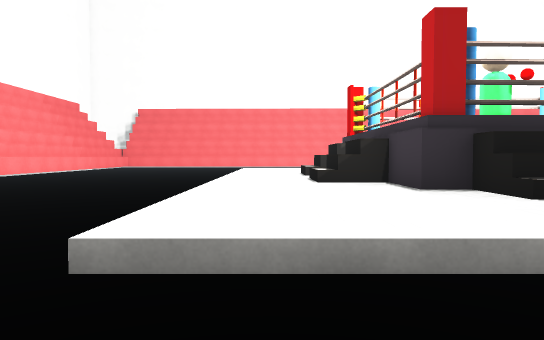
[1] (above)

24 first-person views from a walk through a 3-D level made in the Unity game engine. The camera is 1.2 m above the floor, tilts 2° down and sees 70° across. The floor is counted in squares, 2 m on a side. Each view is taken from the middle of a square. On the plan, view 1 faces up. The plan holds only what a view shows up to about 11 squares ahead; the rest is blank. The place goes on beyond the plan. The player is left out. Some surface patterns are stand-ins.

[2]
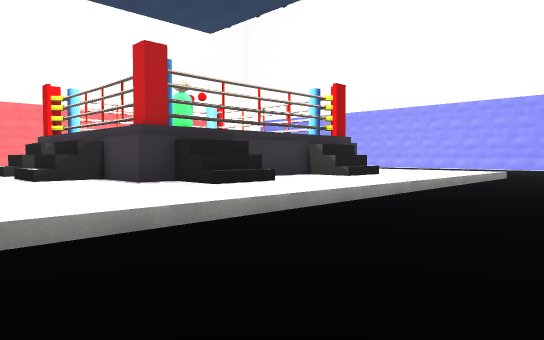

[3]
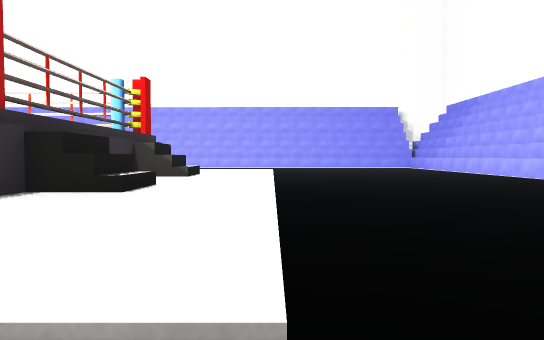

[4]
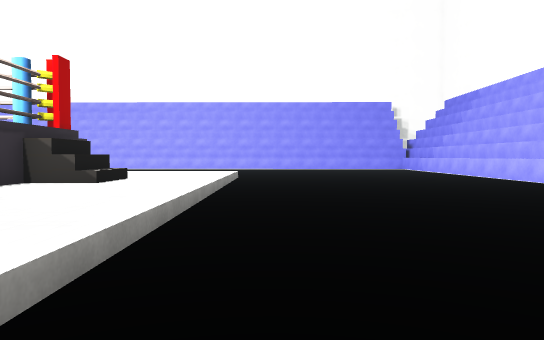

[5]
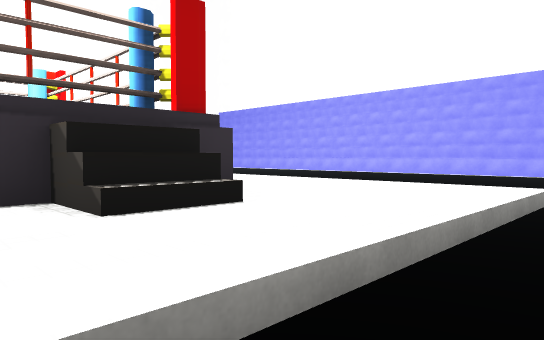

[6]
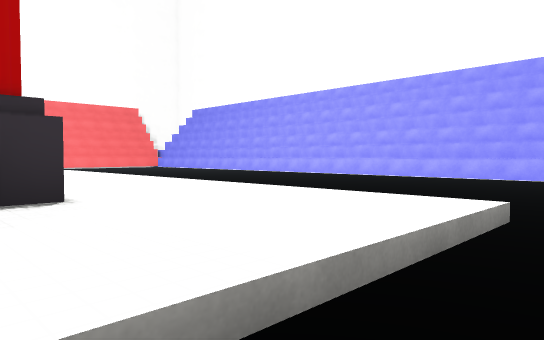

[7]
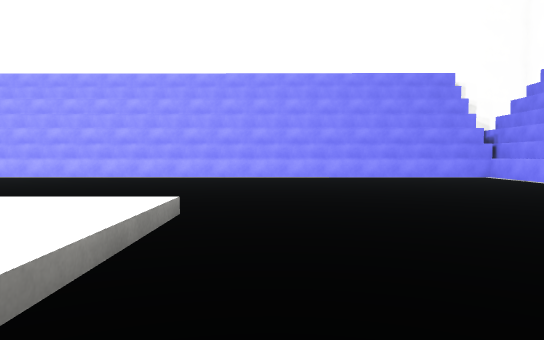

[8]
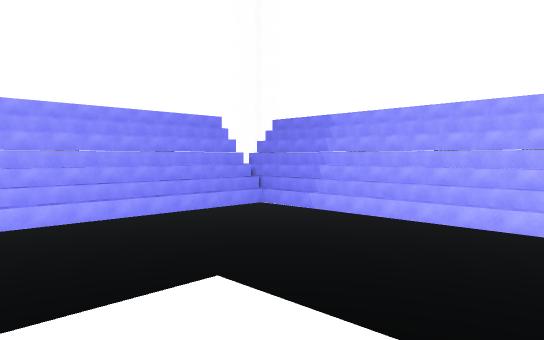

[9]
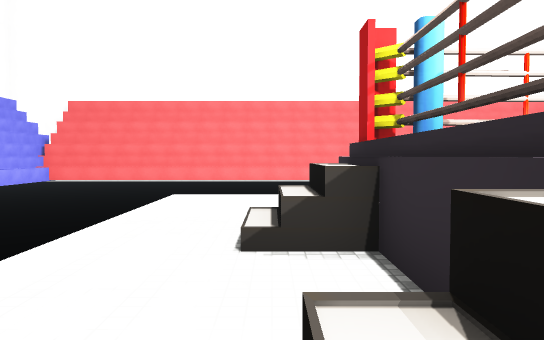

[10]
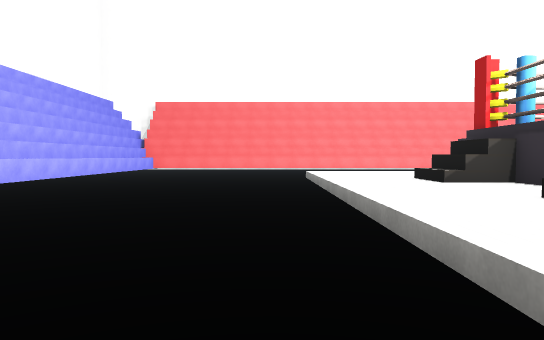

[11]
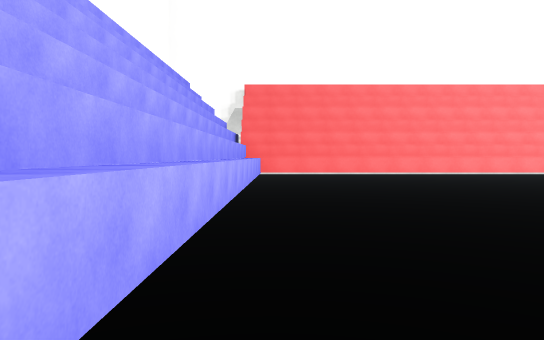

[12]
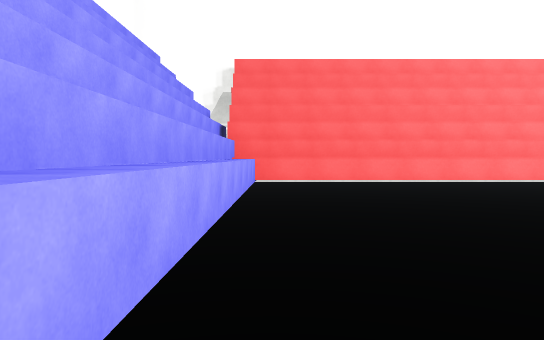

[13]
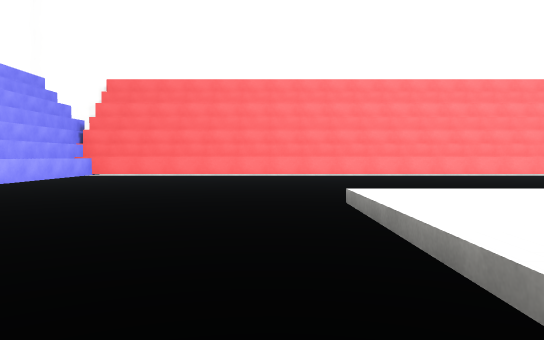

[14]
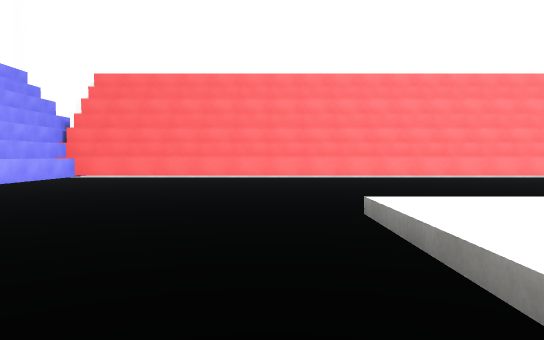

[15]
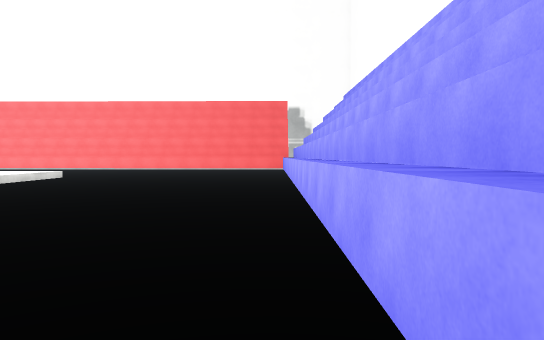

[16]
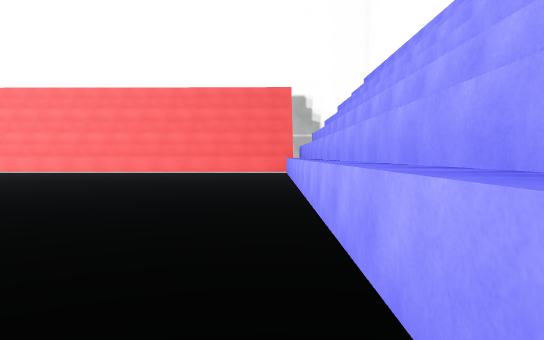

[17]
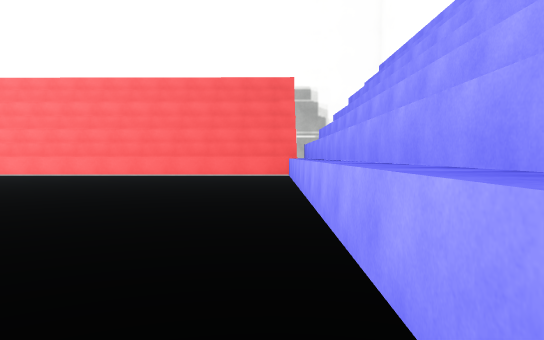

[18]
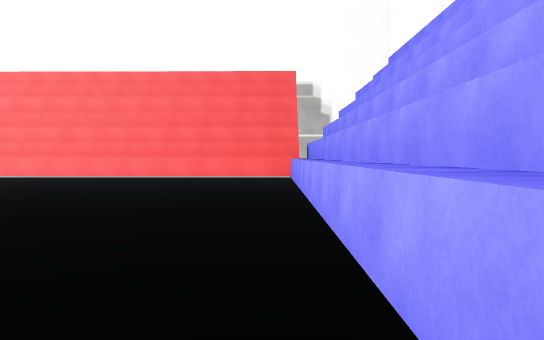

[19]
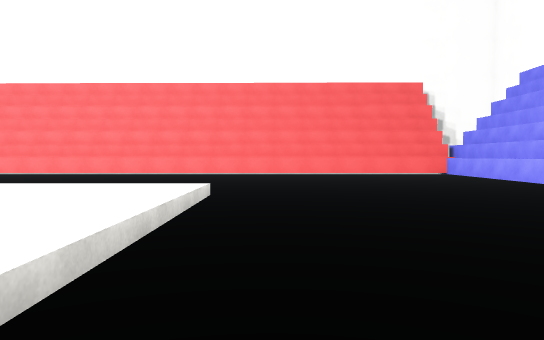

[20]
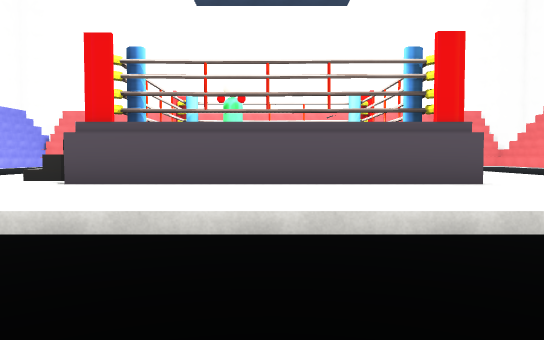

[21]
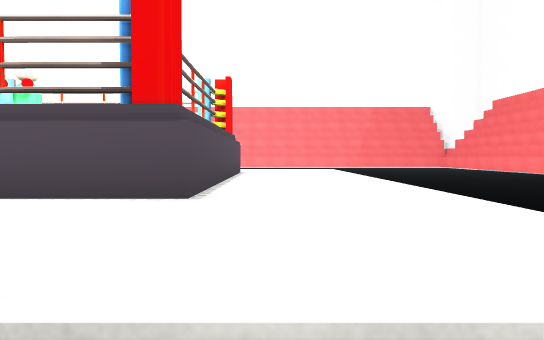

[22]
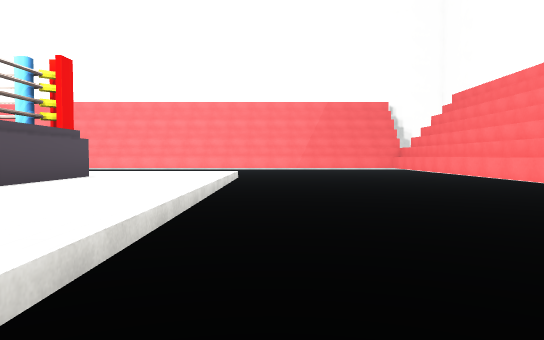

[23]
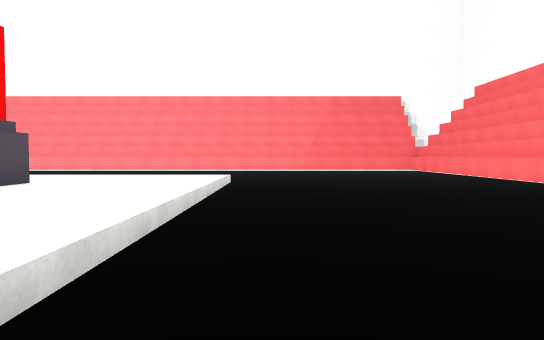

[24]
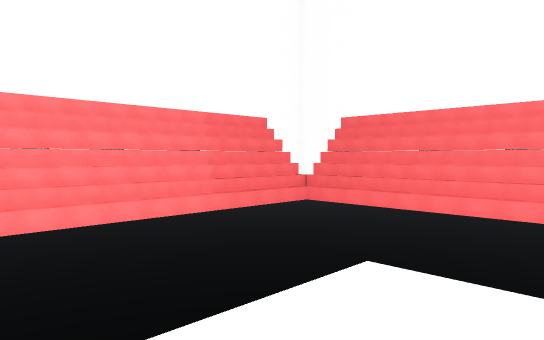

### Floor plan
Key: @ floor where view 1 was taken; # wall or solid block; . main floor; : floor 0.25 m higher than the main floor; / step, stairs or slope; = window, fence, low wall or low ledge; ^ raised ledge; O other object.
Columns run from 8 left of view 1 to 18 right of it. Each row starts with its distance up from view 1.
 21      ######      ##########
 20      .......      ........#
 19     ......................#
 18    .......................#
 17   ........................#
 16  ...............   .......#
 15 #................ ........#
 14 #....../////////////......#
 13 #....../:::::::::::/......#
 12 #....../:::::::::::/......#
 11 #....../::###^^^^::/......#
 10  ......///=#    ^::/......#
  9   .....////#    ^::/ .....#
  8 #....../:: #    ^::/......#
  7 #......////#O   #::/ .....#
  6 #......///##   ##::/ .....#
  5 #....../::#/###/#::/ .....#
  4 #..... /::://://:::/......#
  3 #..... /::://::/:::/......#
  2 #....../////////////......#
  1 #.........................#
  0 #.......@.................#
 -1 #.........................#
 -2 #.........................#
 -3 #.........................#
 -4 #........... .............#
 -5 #############   ########^^#

Where each view was taken, in squares from view 1:
view 1: 0 up, 0 right, facing up
view 2: 1 down, 1 left, facing up-right
view 3: 2 up, 2 left, facing right
view 4: 1 up, 0 right, facing right
view 5: 1 up, 5 right, facing up-right
view 6: 1 up, 7 right, facing up-right
view 7: 1 up, 7 right, facing right
view 8: 5 up, 7 right, facing down-right
view 9: 4 up, 7 right, facing left
view 10: 1 up, 10 right, facing left
view 11: 4 down, 5 right, facing left
view 12: 4 down, 1 right, facing left
view 13: 1 up, 4 right, facing left
view 14: 1 up, 3 right, facing left
view 15: 3 up, 17 right, facing up
view 16: 7 up, 17 right, facing up
view 17: 9 up, 17 right, facing up
view 18: 10 up, 17 right, facing up
view 19: 8 up, 12 right, facing up
view 20: 8 up, 14 right, facing left
view 21: 12 up, 12 right, facing left
view 22: 15 up, 10 right, facing left
view 23: 15 up, 8 right, facing left
view 24: 9 up, 2 right, facing up-left
